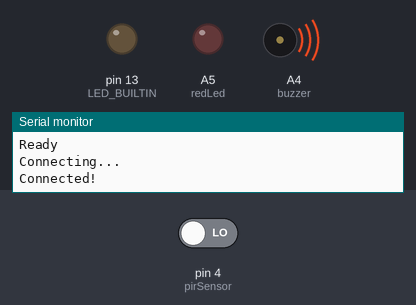
Recording of a sketch running on a simulated Arduino Uno, built with avr-gcc and run on an emulated ATmega328P. On the bench: output pins drawn as LEDs (lit = HIGH), buzzer (waves = sounding, pin HIGH), the last lines printed to the serial monitor. Inputs (shaded band) come from the test bench; at power-on: pin 4 (pirSensor) LOW. The modem accepts every AT command (registered, SIM ready, sends succeed) and sends nothing else.

Above: at 1.6 s.
At 7.2 s:
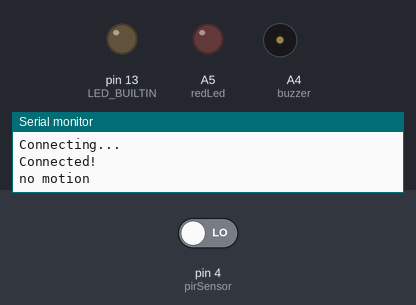
7.3 s: pin 4 (pirSensor) driven HIGH
At 15.2 s:
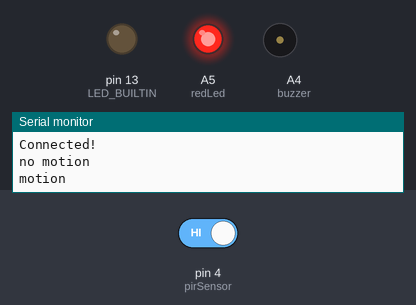
Timing chart, 0 to 16.7 s (numbered marks = the images above; inputs shaded):
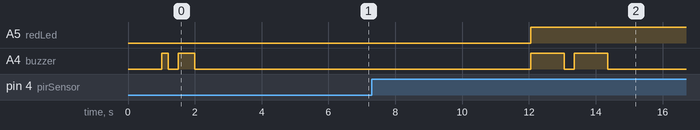

Measured:
- after the input at 7.3 s, A5 (redLed): LOW → HIGH after 4.8 s; A4 (buzzer): alternates HIGH for 1.0 s and LOW for 0.30 s, 4 changes in all, then stays LOW, starting after 4.8 s

The sketch:

cctv_photo_emailing_Atmega_Code__using_esp32_cam.ino
```cpp
#include <SoftwareSerial.h>
int pirSensor = 4;
int redLed = A5;
int buzzer = A4;
String PHONE = "+254748804536";
SoftwareSerial mySerial(9, 10);
String smsStatus, senderNumber, receivedDate, msg;
boolean isReply = false;
boolean fullstate = true;
boolean emptystate = true;
void setup() {
  Serial.begin(115200);
   mySerial.begin(9600);
  pinMode(pirSensor, INPUT);
  pinMode(redLed, OUTPUT);
  pinMode(buzzer, OUTPUT);
   pinMode(LED_BUILTIN, OUTPUT);
  Serial.println("Ready");

  while (!mySerial.available()) {
    mySerial.println("AT");
    delay(1000);
    Serial.println("Connecting...");
    digitalWrite(LED_BUILTIN, HIGH);
  }
  Serial.println("Connected!");
  digitalWrite(LED_BUILTIN, LOW);
  digitalWrite(buzzer, HIGH);
  delay(200);
  digitalWrite(buzzer, LOW);
  delay(300);
  digitalWrite(buzzer, HIGH);
  delay(500);
  digitalWrite(buzzer, LOW);
  mySerial.println("AT+CMGF=1");  //Set SMS to Text Mode
  delay(1000);
  mySerial.println("AT+CNMI=1,2,0,0,0");  //Procedure to handle newly arrived messages(command name in text: new message indications to TE)
  delay(1000);
  mySerial.println("AT+CMGL=\"REC UNREAD\""); // Read Unread Messages
  delay(2000);
}

void loop() {
  int sensorValue = digitalRead(pirSensor);

  if (sensorValue == 1) {
    Serial.println("motion");
digitalWrite(redLed, HIGH);
  digitalWrite(buzzer, HIGH);
  delay(1000);
  digitalWrite(buzzer, LOW);
  delay(300);
  digitalWrite(buzzer, HIGH);
  delay(1000);
  digitalWrite(buzzer, LOW);

        if (fullstate == true) {
      Reply("\nSMART INTRUDER DETECTION SYSTEM \n \n Dear Management,\nIntruder detected at kabarak University SN:RT15245GH. \nAn Image has been sent to your email.\nTake Action Immediately");
      fullstate = false;
      emptystate = true;
      delay(5000);
    }
  }
  else{
      digitalWrite(redLed, LOW);
   Serial.println("no motion");
    if (emptystate == true) {
      //Reply("Dear Management,Property is now safe.SN:RT15245GH");
      emptystate = false;
      fullstate = true;

      delay(5000);
    }
    delay(1000);
}
}
void Reply(String text)
{
  mySerial.print("AT+CMGF=1\r");
  delay(1000);
  mySerial.print("AT+CMGS=\"" + PHONE + "\"\r");
  delay(1000);
  mySerial.print(text);
  delay(100);
  mySerial.write(0x1A); //ascii code for ctrl-26 //mySerial.println((char)26); //ascii code for ctrl-26
  delay(1000);
  Serial.println("SMS Sent Successfully.");
}
```
